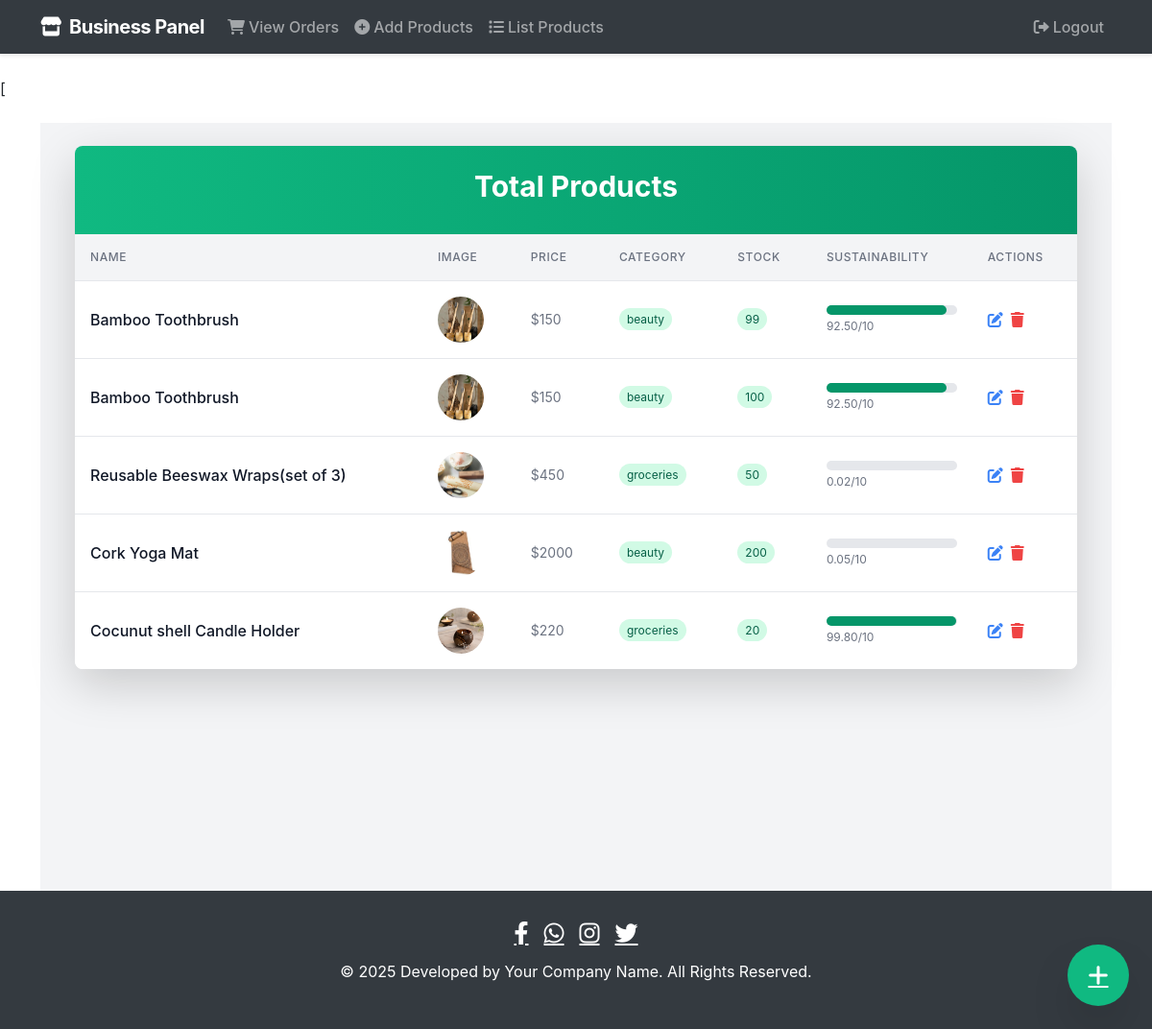
Before: /business-products (signed in) with the older database file.
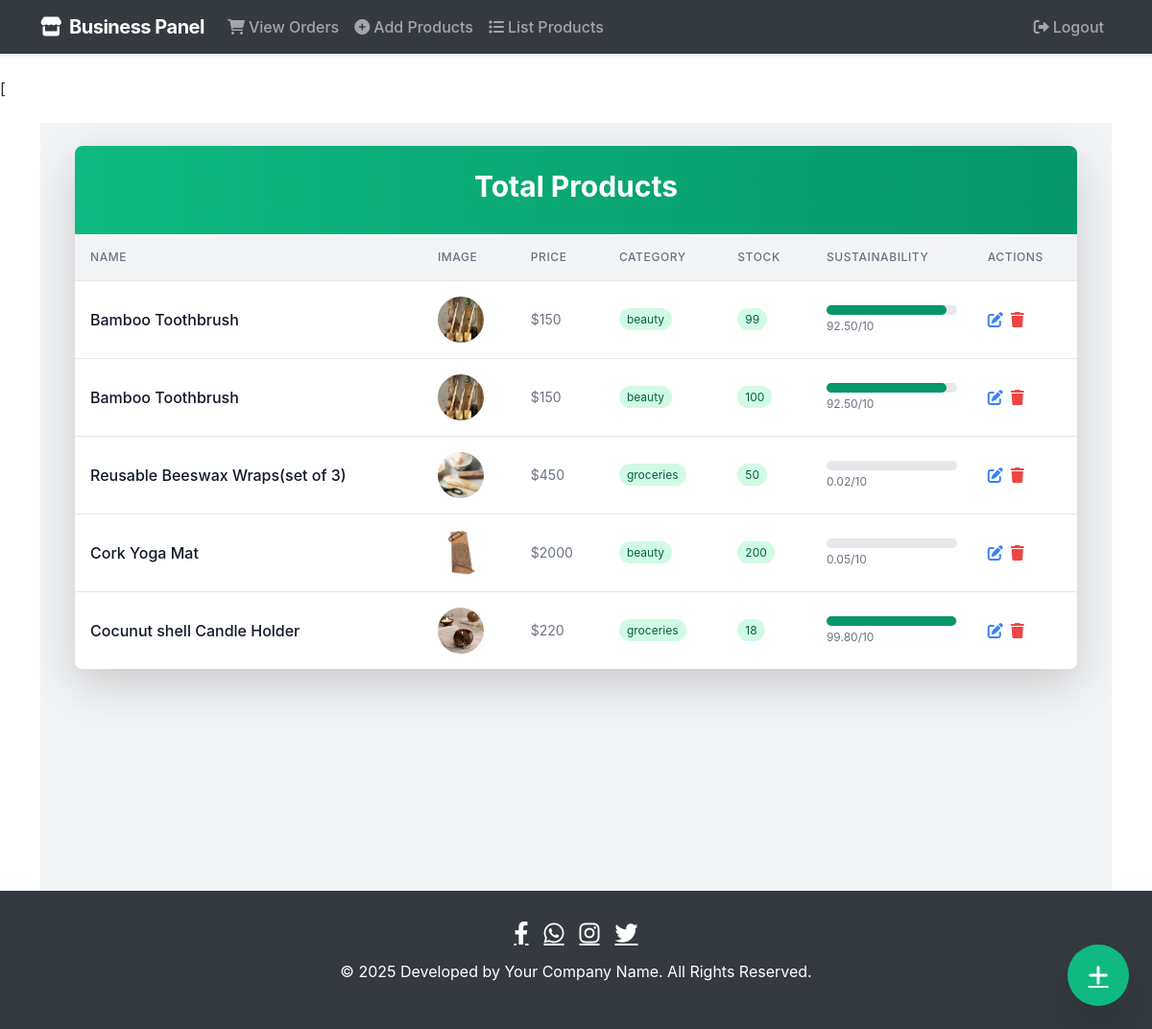
After: the same page with the newer database file.
### ecom/models.py (models this page shows, shortened)
class Product(models.Model):
    seller = models.ForeignKey(User, on_delete=models.CASCADE)  # Add this field
    name=models.CharField(max_length=40)
    product_image= models.ImageField(upload_to='product_image/',null=True,blank=True)
    price = models.PositiveIntegerField()
    description=models.CharField(max_length=40)
    category = models.ForeignKey(ProductCategory, on_delete=models.CASCADE, related_name='products')
    stock_quantity = models.PositiveIntegerField(default=0)
    sustainability_score = models.DecimalField(max_digits=5, decimal_places=2, null=True, blank=True)
    carbon_footprint = models.DecimalField(max_digits=10, decimal_places=2, default=0)
    materials_footprint = models.DecimalField(max_digits=10, decimal_places=2,null=True)
    production_footprint = models.DecimalField(max_digits=10, decimal_places=2,null=True)
    packaging_footprint = models.DecimalField(max_digits=10, decimal_places=2,null=True)
    transportation_footprint = models.DecimalField(max_digits=10, decimal_places=2,null=True)
    disposal_footprint = models.DecimalField(max_digits=10, decimal_places=2,null=True)
    materials_source = models.TextField(null=True)
    production_method = models.TextField(null=True)
    disposal_instructions = models.TextField(null=True)
    certification_details = models.TextField(null=True, blank=True)
    last_updated = models.DateTimeField(auto_now=True,null=True)

class ProductCategory(models.Model):
    CATEGORY_CHOICES = [
        ('electronics', 'Electronics'),
        ('clothing', 'Clothing'),
        ('furniture', 'Furniture'),
        ('beauty', 'Beauty & Personal Care'),
        ('groceries', 'Groceries'),
        ('sports', 'Sports & Outdoors'),
    ]
    category = models.CharField(max_length=50, choices=CATEGORY_CHOICES, unique=True)
    description = models.TextField(null=True)
    def __str__(self):
        return self.category

### ecom/views.py (the view)
# urls.py: path('business-products', views.business_products_view, name='business-products'),
@login_required(login_url='businesslogin')
def business_products_view(request):
    products = models.Product.objects.filter(seller=request.user)
    return render(request, 'ecom/business_products.html', {'products': products})

### templates/ecom/business_products.html (shortened to what the changed rows need)
[{% extends 'ecom/business_base.html' %}
{% load static %}
{% block content %}
<div class="min-h-screen bg-gray-100 p-6">
    <div class="container mx-auto">
        <div class="bg-white shadow-lg rounded-lg overflow-hidden">
            <div class="bg-gradient-to-r from-green-500 to-green-600 p-6">
                <h2 class="text-3xl font-bold text-white text-center">Total Products</h2>
            </div>
            <div class="overflow-x-auto">
                <table class="w-full">
                    <thead class="bg-gray-100 border-b">
                        <tr>
                            <th class="p-3 text-left text-xs font-medium text-gray-500 uppercase tracking-wider">Name</th>
                            <th class="p-3 text-left text-xs font-medium text-gray-500 uppercase tracking-wider">Image</th>
                            <th class="p-3 text-left text-xs font-medium text-gray-500 uppercase tracking-wider">Price</th>
                            <th class="p-3 text-left text-xs font-medium text-gray-500 uppercase tracking-wider">Category</th>
                            <th class="p-3 text-left text-xs font-medium text-gray-500 uppercase tracking-wider">Stock</th>
                            <th class="p-3 text-left text-xs font-medium text-gray-500 uppercase tracking-wider">Sustainability</th>
                            <th class="p-3 text-left text-xs font-medium text-gray-500 uppercase tracking-wider">Actions</th>
                        </tr>
                    </thead>
                    <tbody class="bg-white divide-y divide-gray-200">
                        {% for p in products %}
                            {% if p %}
                                <tr class="hover:bg-gray-50 transition duration-200">
                                    <td class="p-3">
                                        <div class="flex items-center">
                                            <div class="font-medium text-gray-900">{{p.name}}</div>
                                        </div>
                                    </td>
                                    <td class="p-3">
                                        <img src="{% static p.product_image.url %}"
                                             alt="Product Image"
                                             class="h-12 w-12 rounded-full object-cover"/>
                                    </td>
                                    <td class="p-3 text-sm text-gray-500">${{p.price}}</td>
                                    <td class="p-3">
                                        <span class="px-2 py-1 bg-green-100 text-green-800 rounded-full text-xs">
                                            {{p.category}}
                                        </span>
                                    </td>
                                    <td class="p-3">
                                        <span class="
                                            px-2 py-1 rounded-full text-xs
                                            {% if p.stock_quantity > 10 %}
                                                bg-green-100 text-green-800
                                            {% elif p.stock_quantity > 0 %}
                                                bg-yellow-100 text-yellow-800
                                            {% else %}
                                                bg-red-100 text-red-800
                                            {% endif %}
                                        ">
                                            {{p.stock_quantity}}
                                        </span>
                                    </td>
<td class="p-3">
    <div class="w-full bg-gray-200 rounded-full h-2.5">
        <div class="
            h-2.5 rounded-full
            {% if p.sustainability_score >= 8 %}
                bg-green-600
            {% elif p.sustainability_score >= 5 %}
                bg-yellow-500
            {% else %}
                bg-red-500
            {% endif %}
        " style="width: {{ p.sustainability_score|default:0 }}%"></div>
    </div>
    <span class="text-xs text-gray-500 block mt-1">
        {{ p.sustainability_score|default:0 }}/10
    </span>
</td>
                                    <td class="p-3">
                                        <div class="flex space-x-2">
                                            <a href="{% url 'business-update-product' p.id %}"
                                               class="text-blue-500 hover:text-blue-700 transition">
                                                <i class="fas fa-edit"></i>
                                            </a>
                                            <a href="{% url 'business-delete-product' p.id %}"
                                               class="text-red-500 hover:text-red-700 transition">
                                                <i class="fas fa-trash"></i>
                                            </a>
                                        </div>
                                    </td>
                                </tr>
                            {% endif %}
                        {% empty %}
                            <tr>
                                <td colspan="7" class="text-center py-4 text-gray-500">
                                    No Products Available
                                </td>
                            </tr>
                        {% endfor %}
                    </tbody>
                </table>
            </div>
        </div>
    </div>
</div>
<link href="https://cdnjs.cloudflare.com/ajax/libs/font-awesome/6.0.0-beta3/css/all.min.css" rel="stylesheet">
{% endblock content %}]

Changed rows visible on the page:
changed Product "Cocunut shell Candle Holder": stock_quantity "20" → "18"
